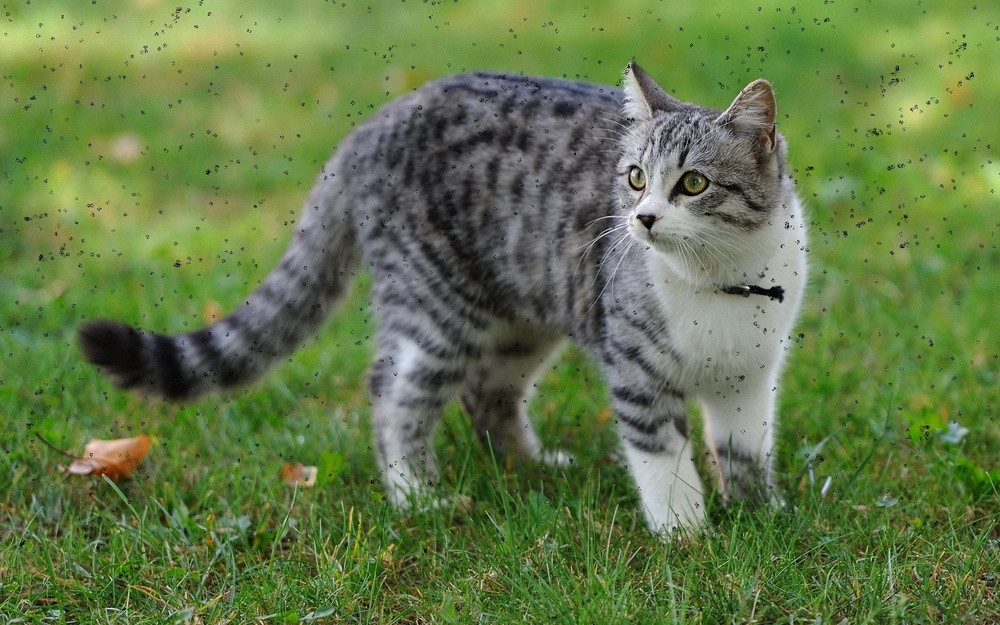
#> input picture images/image-10.jpeg, 1000 x 625 px, shrunk from 1920 x 1200 before the run, given in place of image-1.jpeg, which was not available
$ python get_sift_similarity.py
#> lines starting #> are read from the running program, lines starting #| are printed output that depends on the picture; long printed decimals are rounded; pictures that were not available may be replaced by others from this repository, and a replacement may not be noted
import cv2
import numpy as np
import matplotlib.pyplot as plt

def get_sift_descriptor(img):
    gray = cv2.cvtColor(img, cv2.COLOR_BGR2GRAY)
    sift = cv2.SIFT_create()
    keypoints, descriptors = sift.detectAndCompute(gray, None)
    # sift_img = cv2.drawKeypoints(gray, keypoints, img)
    # cv2.imshow('image', sift_img)
    return keypoints, descriptors

def reflect_img_for_y(img):
    reflected_img = cv2.flip(img, 1)
    return reflected_img

def get_sift_similarity(img1, img2):
    sim_img = get_sift_sim(img1, img2)

    reflected_img = reflect_img_for_y(img1)
    sim_reflected_img = get_sift_sim(reflected_img, img2)

    if (sim_img > sim_reflected_img):
        res = sim_img
    else:
        res = sim_reflected_img
    return res

def get_sift_sim(img1, img2):
    bf = cv2.BFMatcher()
    kp1, desc1 = get_sift_descriptor(img1)
    kp2, desc2 = get_sift_descriptor(img2)
    matches = bf.knnMatch(desc1, desc2, k = 2)
    good_matches = []
    for m, n in matches:
        if m.distance < 0.75 * n.distance:
            good_matches.append([m])
    # img3 = cv2.drawMatchesKnn(img,kp,cimages[key],keypoints[key],good_matches,None,flags=0)
    # plt.imshow(img3),plt.show()
    similarity = len(good_matches) / min(len(kp1), len(kp2)) * 100
    return similarity

# Пример использования функции
img1 = 'images/image-1.jpeg'
img2 = 'images/image-7.jpeg'

images = {img1: cv2.imread(img1),
          img2: cv2.imread(img2)}
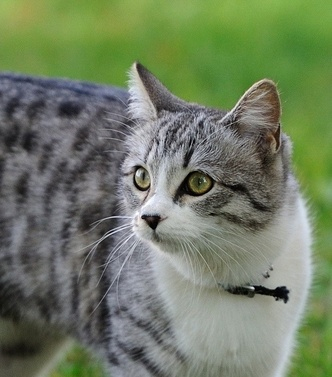
#> input picture images/image-7.jpeg, 332 x 377 px, shrunk from 637 x 723 before the run, found by its file name

sim = get_sift_similarity(images[img1], images[img2])
#> in get_sift_descriptor, `gray = cv2.cvtColor(img, cv2.COLOR_BGR2GRAY)`:
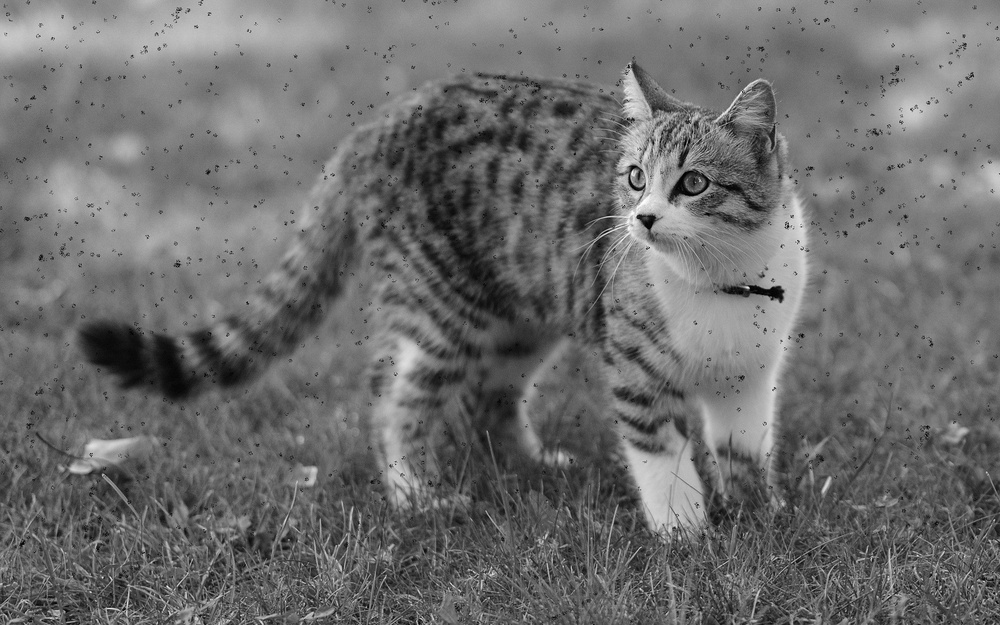
#> gray: shape (625, 1000); min 0, max 255, mean 109.1
#> in get_sift_descriptor, img is the input picture: shape (625, 1000, 3); mean B, G, R 72.6, 120.9, 99.9
#> in get_sift_descriptor, `keypoints, descriptors = sift.detectAndCompute(gray, None)`: keypoints = 4016 keypoints; strongest (x, y, size): (648, 221, 10.6), (776, 293, 9.7), (748, 288, 1.9), (639, 217, 3.9)
#> in get_sift_sim, `kp1, desc1 = get_sift_descriptor(img1)`: kp1 has the same summary as keypoints in get_sift_descriptor
#> in get_sift_descriptor (call 2), `gray = cv2.cvtColor(img, cv2.COLOR_BGR2GRAY)`:
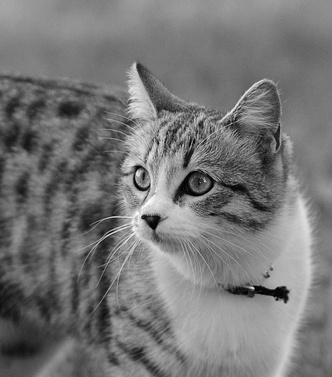
#> gray: shape (377, 332); min 0, max 255, mean 118.6
#> in get_sift_descriptor, img is the input picture: shape (377, 332, 3); mean B, G, R 99, 125.6, 112.5
#> in get_sift_descriptor (call 2), `keypoints, descriptors = sift.detectAndCompute(gray, None)`: keypoints = 661 keypoints; strongest (x, y, size): (153, 221, 10.6), (281, 293, 9.8), (253, 288, 1.9), (144, 217, 3.9)
#> in get_sift_sim, `kp2, desc2 = get_sift_descriptor(img2)`: kp2 has the same summary as keypoints in get_sift_descriptor
#> in get_sift_sim, `matches = bf.knnMatch(desc1, desc2, k = 2)`: matches = 4016 matches
#> after the loop in get_sift_sim, `for m, n in matches:`: good_matches = 439 matches
#> in get_sift_sim, `similarity = len(good_matches) / min(len(kp1), len(kp2)) * 100`: similarity = 66.41
#> in reflect_img_for_y, `reflected_img = cv2.flip(img, 1)`:
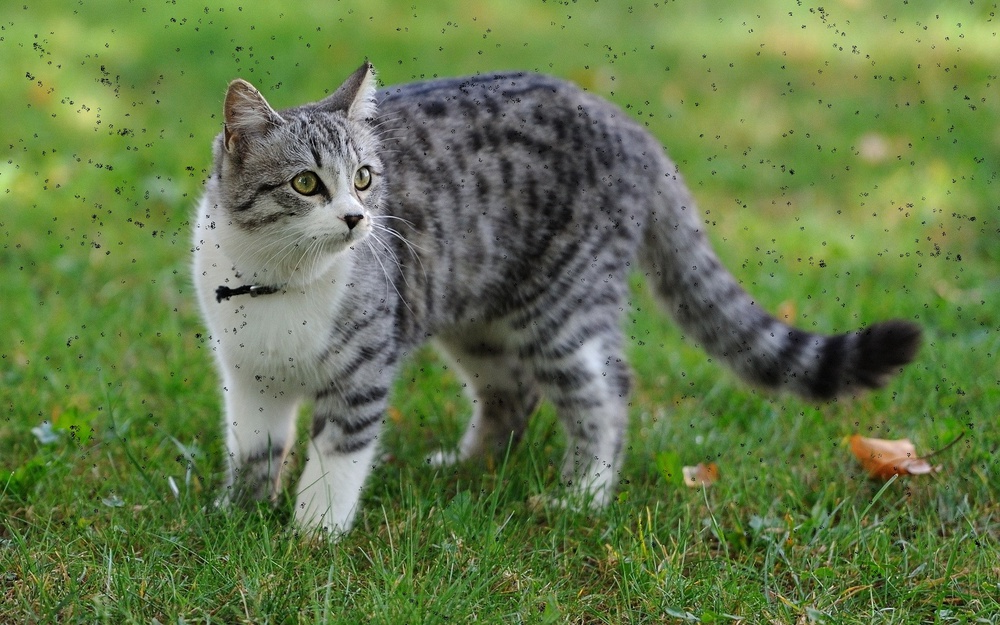
#> reflected_img: shape (625, 1000, 3); mean B, G, R 72.6, 120.9, 99.9
#> in get_sift_descriptor (call 3), `gray = cv2.cvtColor(img, cv2.COLOR_BGR2GRAY)`:
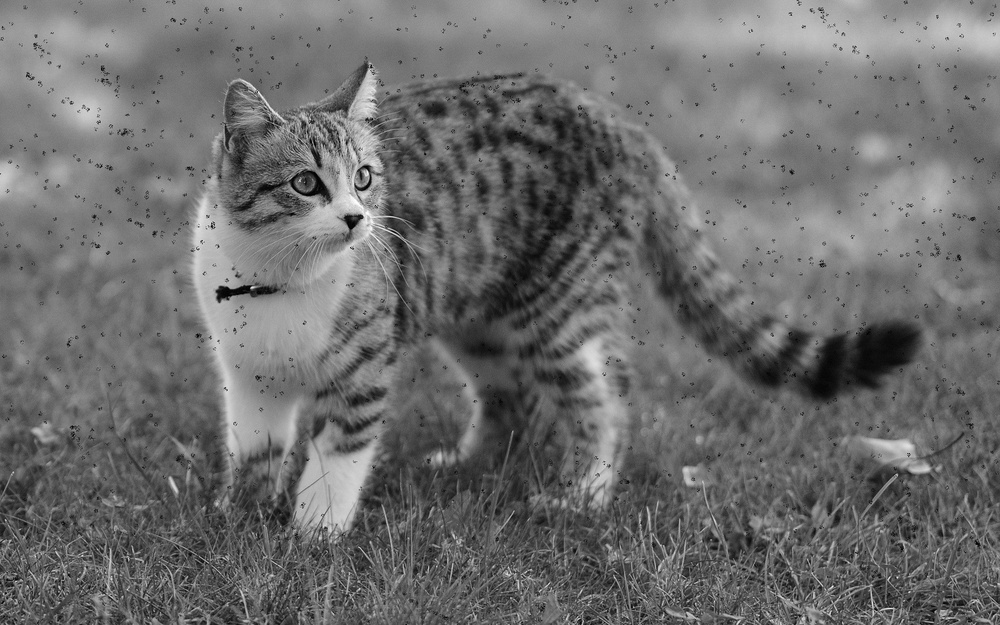
#> gray: shape (625, 1000); min 0, max 255, mean 109.1
#> in get_sift_descriptor (call 3), `keypoints, descriptors = sift.detectAndCompute(gray, None)`: keypoints = 4020 keypoints; strongest (x, y, size): (352, 221, 10.6), (223, 293, 9.7), (252, 288, 1.9), (360, 217, 3.9)
#> in get_sift_sim (call 2), `kp1, desc1 = get_sift_descriptor(img1)`: kp1 has the same summary as keypoints in get_sift_descriptor
#> in get_sift_descriptor (call 4), `keypoints, descriptors = sift.detectAndCompute(gray, None)`: keypoints = 661 keypoints; strongest (x, y, size): (153, 221, 10.6), (281, 293, 9.8), (253, 288, 1.9), (144, 217, 3.9)
#> in get_sift_sim (call 2), `matches = bf.knnMatch(desc1, desc2, k = 2)`: matches = 4020 matches
#> after the loop in get_sift_sim (call 2), `for m, n in matches:`: good_matches = 34 matches
#> in get_sift_similarity, `sim_reflected_img = get_sift_sim(reflected_img, img2)`: sim_reflected_img = 5.14
#> in get_sift_similarity, `res = sim_img`: res = 66.41
#> sim = 66.41
print(sim)
#| 66.415
